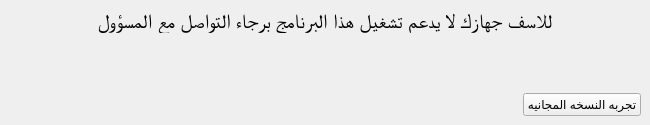
<?xml version="1.0" encoding="UTF-8"?>
<ui version="4.0">
 <class>support_error</class>
 <widget class="QMainWindow" name="support_error">
  <property name="geometry">
   <rect>
    <x>0</x>
    <y>0</y>
    <width>650</width>
    <height>125</height>
   </rect>
  </property>
  <property name="sizePolicy">
   <sizepolicy hsizetype="Fixed" vsizetype="Expanding">
    <horstretch>0</horstretch>
    <verstretch>0</verstretch>
   </sizepolicy>
  </property>
  <property name="minimumSize">
   <size>
    <width>650</width>
    <height>0</height>
   </size>
  </property>
  <property name="maximumSize">
   <size>
    <width>650</width>
    <height>16777215</height>
   </size>
  </property>
  <property name="windowTitle">
   <string>support_error</string>
  </property>
  <widget class="QWidget" name="centralwidget">
   <layout class="QVBoxLayout" name="verticalLayout_2">
    <item>
     <layout class="QVBoxLayout" name="verticalLayout">
      <item alignment="Qt::AlignHCenter|Qt::AlignTop">
       <widget class="QLabel" name="label">
        <property name="sizePolicy">
         <sizepolicy hsizetype="Fixed" vsizetype="Expanding">
          <horstretch>0</horstretch>
          <verstretch>0</verstretch>
         </sizepolicy>
        </property>
        <property name="styleSheet">
         <string notr="true">font: 200 15pt ;</string>
        </property>
        <property name="frameShape">
         <enum>QFrame::NoFrame</enum>
        </property>
        <property name="text">
         <string>للاسف جهازك لا يدعم تشغيل هذا البرنامج برجاء التواصل مع المسؤول</string>
        </property>
        <property name="alignment">
         <set>Qt::AlignCenter</set>
        </property>
       </widget>
      </item>
      <item alignment="Qt::AlignRight|Qt::AlignBottom">
       <widget class="QPushButton" name="demo">
        <property name="text">
         <string>تجربه النسخه المجانيه</string>
        </property>
       </widget>
      </item>
     </layout>
    </item>
   </layout>
  </widget>
 </widget>
 <resources/>
 <connections/>
</ui>
